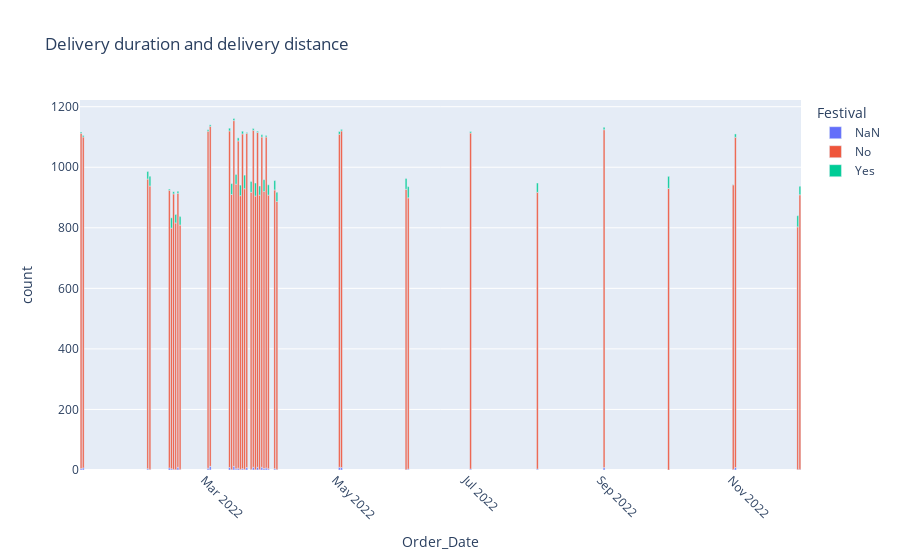

Source (notebook cell):
### Code cell
fig = px.bar( df5, x = "Order_Date",   y ="count" , color = "Festival",  title="Delivery duration and delivery distance")
fig.update_xaxes(tickangle=45)
fig.show()

# It seems there is no correlation between festivals and order amount

### Figure 1 — Plotly figure (JSON) as saved in the notebook; plotly's stock layout.template omitted (floating-point values rounded to 4 significant figures)
{"data": [{"alignmentgroup": "True", "hovertemplate": "Festival=NaN <br>Order_Date=%{x}<br>count=%{y}<extra></extra>", "legendgroup": "NaN ", "marker": {"color": "#636efa", "pattern": {"shape": ""}}, "name": "NaN ", "offsetgroup": "NaN ", "orientation": "v", "showlegend": true, "textposition": "auto", "type": "bar", "x": ["2022-01-03T00:00:00", "2022-01-04T00:00:00", "2022-02-03T00:00:00", "2022-02-04T00:00:00", "2022-02-13T00:00:00", "2022-02-14T00:00:00", "2022-02-15T00:00:00", "2022-02-16T00:00:00", "2022-02-17T00:00:00", "2022-02-18T00:00:00", "2022-03-03T00:00:00", "2022-03-04T00:00:00", "2022-03-13T00:00:00", "2022-03-14T00:00:00", "2022-03-15T00:00:00", "2022-03-16T00:00:00", "2022-03-17T00:00:00", "2022-03-18T00:00:00", "2022-03-19T00:00:00", "2022-03-20T00:00:00", "2022-03-21T00:00:00", "2022-03-23T00:00:00", "2022-03-24T00:00:00", "2022-03-25T00:00:00", "2022-03-26T00:00:00", "2022-03-27T00:00:00", "2022-03-28T00:00:00", "2022-03-29T00:00:00", "2022-03-30T00:00:00", "2022-03-31T00:00:00", "2022-04-03T00:00:00", "2022-04-04T00:00:00", "2022-05-03T00:00:00", "2022-05-04T00:00:00", "2022-06-03T00:00:00", "2022-06-04T00:00:00", "2022-07-03T00:00:00", "2022-08-03T00:00:00", "2022-09-03T00:00:00", "2022-11-02T00:00:00", "2022-11-03T00:00:00", "2022-12-02T00:00:00", "2022-12-03T00:00:00"], "xaxis": "x", "y": [5, 7, 4, 2, 7, 4, 2, 1, 9, 2, 6, 12, 8, 1, 12, 4, 6, 2, 4, 2, 8, 2, 9, 1, 9, 2, 9, 5, 7, 4, 4, 2, 9, 8, 1, 3, 3, 3, 8, 2, 8, 1, 2], "yaxis": "y"}, {"alignmentgroup": "True", "hovertemplate": "Festival=No <br>Order_Date=%{x}<br>count=%{y}<extra></extra>", "legendgroup": "No ", "marker": {"color": "#EF553B", "pattern": {"shape": ""}}, "name": "No ", "offsetgroup": "No ", "orientation": "v", "showlegend": true, "textposition": "auto", "type": "bar", "x": ["2022-01-03T00:00:00", "2022-01-04T00:00:00", "2022-02-03T00:00:00", "2022-02-04T00:00:00", "2022-02-13T00:00:00", "2022-02-14T00:00:00", "2022-02-15T00:00:00", "2022-02-16T00:00:00", "2022-02-17T00:00:00", "2022-02-18T00:00:00", "2022-03-03T00:00:00", "2022-03-04T00:00:00", "2022-03-13T00:00:00", "2022-03-14T00:00:00", "2022-03-15T00:00:00", "2022-03-16T00:00:00", "2022-03-17T00:00:00", "2022-03-18T00:00:00", "2022-03-19T00:00:00", "2022-03-20T00:00:00", "2022-03-21T00:00:00", "2022-03-23T00:00:00", "2022-03-24T00:00:00", "2022-03-25T00:00:00", "2022-03-26T00:00:00", "2022-03-27T00:00:00", "2022-03-28T00:00:00", "2022-03-29T00:00:00", "2022-03-30T00:00:00", "2022-03-31T00:00:00", "2022-04-03T00:00:00", "2022-04-04T00:00:00", "2022-05-03T00:00:00", "2022-05-04T00:00:00", "2022-06-03T00:00:00", "2022-06-04T00:00:00", "2022-07-03T00:00:00", "2022-08-03T00:00:00", "2022-09-03T00:00:00", "2022-10-03T00:00:00", "2022-11-02T00:00:00", "2022-11-03T00:00:00", "2022-12-02T00:00:00", "2022-12-03T00:00:00"], "xaxis": "x", "y": [1107, 1093, 957, 936, 917, 795, 910, 815, 905, 807, 1113, 1123, 1112, 909, 1142, 940, 1081, 904, 1106, 927, 1104, 915, 1113, 904, 1106, 906, 1091, 915, 1093, 904, 921, 885, 1100, 1112, 926, 896, 1110, 914, 1116, 930, 940, 1091, 802, 907], "yaxis": "y"}, {"alignmentgroup": "True", "hovertemplate": "Festival=Yes <br>Order_Date=%{x}<br>count=%{y}<extra></extra>", "legendgroup": "Yes ", "marker": {"color": "#00cc96", "pattern": {"shape": ""}}, "name": "Yes ", "offsetgroup": "Yes ", "orientation": "v", "showlegend": true, "textposition": "auto", "type": "bar", "x": ["2022-01-03T00:00:00", "2022-01-04T00:00:00", "2022-02-03T00:00:00", "2022-02-04T00:00:00", "2022-02-13T00:00:00", "2022-02-14T00:00:00", "2022-02-15T00:00:00", "2022-02-16T00:00:00", "2022-02-17T00:00:00", "2022-02-18T00:00:00", "2022-03-03T00:00:00", "2022-03-04T00:00:00", "2022-03-13T00:00:00", "2022-03-14T00:00:00", "2022-03-15T00:00:00", "2022-03-16T00:00:00", "2022-03-17T00:00:00", "2022-03-18T00:00:00", "2022-03-19T00:00:00", "2022-03-20T00:00:00", "2022-03-21T00:00:00", "2022-03-23T00:00:00", "2022-03-24T00:00:00", "2022-03-25T00:00:00", "2022-03-26T00:00:00", "2022-03-27T00:00:00", "2022-03-28T00:00:00", "2022-03-29T00:00:00", "2022-03-30T00:00:00", "2022-03-31T00:00:00", "2022-04-03T00:00:00", "2022-04-04T00:00:00", "2022-05-03T00:00:00", "2022-05-04T00:00:00", "2022-06-03T00:00:00", "2022-06-04T00:00:00", "2022-07-03T00:00:00", "2022-08-03T00:00:00", "2022-09-03T00:00:00", "2022-10-03T00:00:00", "2022-11-02T00:00:00", "2022-11-03T00:00:00", "2022-12-02T00:00:00", "2022-12-03T00:00:00"], "xaxis": "x", "y": [4, 5, 25, 32, 4, 34, 7, 28, 7, 28, 5, 5, 9, 36, 7, 32, 10, 35, 9, 45, 3, 36, 6, 43, 4, 30, 7, 39, 5, 34, 31, 30, 9, 5, 36, 37, 5, 31, 8, 40, 1, 11, 37, 28], "yaxis": "y"}], "layout": {"barmode": "relative", "legend": {"title": {"text": "Festival"}, "tracegroupgap": 0}, "title": {"text": "Delivery duration and delivery distance"}, "xaxis": {"anchor": "y", "domain": [0, 1], "tickangle": 45, "title": {"text": "Order_Date"}}, "yaxis": {"anchor": "x", "domain": [0, 1], "title": {"text": "count"}}}}
